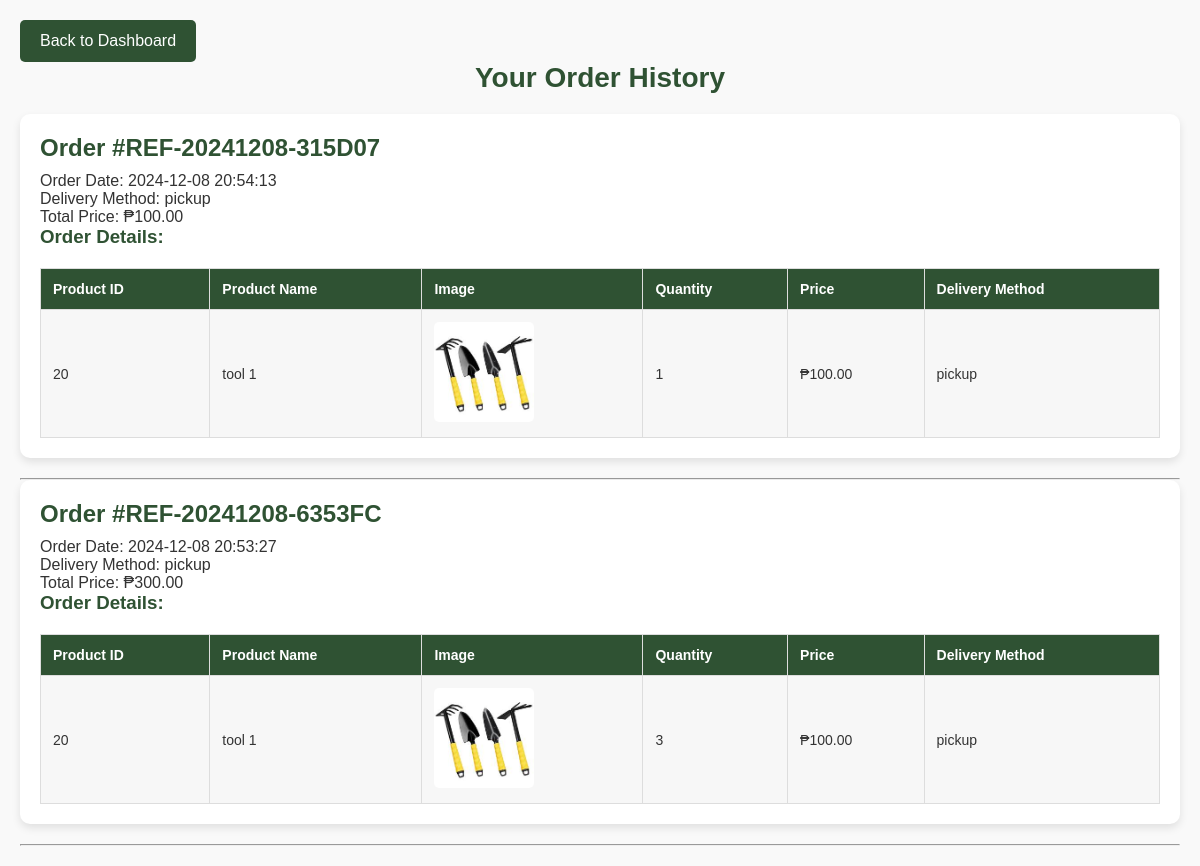
The page /History.php (signed in) on the database its author committed.
### tables this page shows
CREATE TABLE `orders` (
  `id` int(11) NOT NULL,
  `customer_id` int(11) NOT NULL,
  `lender_id` int(11) DEFAULT NULL,
  `order_date` timestamp NOT NULL DEFAULT current_timestamp(),
  `reference_number` varchar(255) NOT NULL,
  `delivery_method` enum('pickup','cod') NOT NULL DEFAULT 'pickup',
  `total_price` decimal(10,2) NOT NULL
);

CREATE TABLE `order_details` (
  `id` int(11) NOT NULL,
  `order_id` int(11) NOT NULL,
  `product_id` int(11) NOT NULL,
  `quantity` int(11) NOT NULL,
  `price` decimal(10,2) NOT NULL,
  `shippingfee` decimal(10,2) NOT NULL DEFAULT 0.00,
  `start_date` date DEFAULT NULL,
  `end_date` date DEFAULT NULL
);

CREATE TABLE `products` (
  `id` int(11) NOT NULL,
  `product_name` varchar(255) NOT NULL,
  `lender_name` varchar(255) NOT NULL,
  `location` varchar(255) NOT NULL,
  `description` text DEFAULT NULL,
  `quantity` int(11) NOT NULL,
  `categories` varchar(255) NOT NULL,
  `price` decimal(10,2) NOT NULL,
  `shippingfee` decimal(10,2) NOT NULL,
  `image` varchar(255) NOT NULL,
  `status` enum('pending','approved','declined') DEFAULT 'pending',
  `rent_days` int(11) NOT NULL,
  `lender_id` int(11) NOT NULL,
  `created_at` timestamp NOT NULL DEFAULT current_timestamp()
);

### History.php (the view, shortened to what this page needs)
<?php
include 'config.php';
$userEmail = $_SESSION['email'];
$sqlCustomer = "SELECT customer_id FROM customer WHERE email = ?";
$stmt = $conn->prepare($sqlCustomer);
$stmt->bind_param("s", $userEmail);
$stmt->execute();
$resultCustomer = $stmt->get_result();
$customer = $resultCustomer->fetch_assoc();
$customerId = $customer['customer_id'];
$sqlOrders = "
    SELECT o.id AS order_id, o.order_date, o.delivery_method, o.reference_number, o.total_price
    FROM orders o
    WHERE o.customer_id = ?
    ORDER BY o.order_date DESC
";
$stmt = $conn->prepare($sqlOrders);
$stmt->bind_param("i", $customerId);
$stmt->execute();
$resultOrders = $stmt->get_result();
?>
<!DOCTYPE html>
<html lang="en">
<head>
</head>
<body>
<?php
echo "<a href='CustomerDashboard.php'><button>Back to Dashboard</button></a>";
echo "<h1>Your Order History</h1>";
while ($order = $resultOrders->fetch_assoc()) {
    echo "<div class='order-info'>";
    echo "<h2>Order #" . htmlspecialchars($order['reference_number']) . "</h2>";
    echo "<p>Order Date: " . htmlspecialchars($order['order_date']) . "</p>";
    echo "<p>Delivery Method: " . htmlspecialchars($order['delivery_method']) . "</p>";
    echo "<p>Total Price: ₱" . htmlspecialchars($order['total_price']) . "</p>";
    $sqlOrderDetails = "
        SELECT od.product_id, od.quantity, od.price, od.shippingfee, p.product_name, p.image
        FROM order_details od
        JOIN products p ON od.product_id = p.id
        WHERE od.order_id = ?
    ";
    $stmtDetails = $conn->prepare($sqlOrderDetails);
    $stmtDetails->bind_param("i", $order['order_id']);
    $stmtDetails->execute();
    $resultDetails = $stmtDetails->get_result();
    echo "<h3>Order Details:</h3>";
    echo "<table>";
    echo "<tr>
            <th>Product ID</th>
            <th>Product Name</th>
            <th>Image</th>
            <th>Quantity</th>
            <th>Price</th>
            <th>Delivery Method</th>
        </tr>";
    while ($detail = $resultDetails->fetch_assoc()) {
        echo "<tr>
            <td>" . htmlspecialchars($detail['product_id']) . "</td>
            <td>" . htmlspecialchars($detail['product_name']) . "</td>
            <td><img class='product-image' src='uploaded_img/" . htmlspecialchars($detail['image']) . "' alt='Product Name: " . htmlspecialchars($detail['product_name']) . "'></td>
            <td>" . htmlspecialchars($detail['quantity']) . "</td>
            <td>₱" . htmlspecialchars($detail['price']) . "</td>
            <td>" . htmlspecialchars($order['delivery_method']) . "</td>
        </tr>";
    }
    echo "</table>";
    echo "</div><hr>";
}
?>
</body>
</html>

### History.php (style rules this page uses)
* { margin: 0; padding: 0; box-sizing: border-box; }
body { font-family: Arial, sans-serif; background-color: #f9f9f9; color: #333; padding: 20px; }
h1, h2, h3 { color: #2F5233; font-weight: 600; margin-bottom: 10px; }
h1 { font-size: 28px; margin-bottom: 20px; text-align: center; }
button { background-color: #2F5233; color: white; border: none; padding: 12px 20px; border-radius: 5px; cursor: pointer; font-size: 16px; transition: background-color 0.3s; }
.order-info { background-color: white; padding: 20px; border-radius: 10px; box-shadow: 0 4px 8px rgba(0, 0, 0, 0.1); margin-bottom: 20px; }
table { width: 100%; border-collapse: collapse; margin-top: 20px; }
th, td { padding: 12px; text-align: left; border: 1px solid #ddd; font-size: 14px; }
th { background-color: #2F5233; color: #fff; font-weight: bold; }
tr:nth-child(even) { background-color: #f7f7f7; }
tr:nth-child(odd) { background-color: #fff; }
.product-image { width: 100px; height: 100px; object-fit: cover; border-radius: 5px; }

### rows shown on the page
orders: reference_number "REF-20241208-315D07", order_date "2024-12-08 20:54:13", delivery_method "pickup", total_price "100.00"
order_details: product "20", product.product_name "tool 1", product.image (picture), quantity "1", price "100.00", order.delivery_method "pickup"
orders: reference_number "REF-20241208-6353FC", order_date "2024-12-08 20:53:27", delivery_method "pickup", total_price "300.00"
order_details: product "20", product.product_name "tool 1", product.image (picture), quantity "3", price "100.00", order.delivery_method "pickup"
